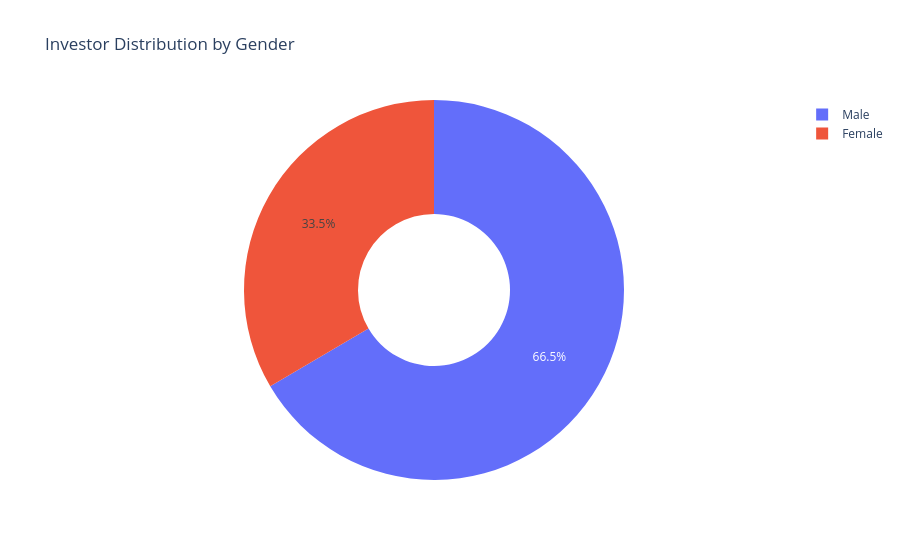

The code cell stored with this chart in its notebook:
### Code cell
gender_data = df_inv['gender'].value_counts().reset_index()
gender_data.columns = ['gender', 'count']

fig_gender = px.pie(
    gender_data, 
    values='count', 
    names='gender', 
    title='Investor Distribution by Gender',
    hole=0.4
)

output_path = Path("reports/gender_split.html")
fig_gender.write_html(output_path)
fig_gender.show()
print(f"Report saved at: {output_path}")

### Figure 1 — Plotly figure (JSON) as saved in the notebook; plotly's stock layout.template omitted (floating-point values rounded to 4 significant figures)
{"data": [{"domain": {"x": [0, 1], "y": [0, 1]}, "hole": 0.4, "hovertemplate": "gender=%{label}<br>count=%{value}<extra></extra>", "labels": ["Male", "Female"], "legendgroup": "", "name": "", "showlegend": true, "type": "pie", "values": [21809, 10969]}], "layout": {"legend": {"tracegroupgap": 0}, "title": {"text": "Investor Distribution by Gender"}}}
